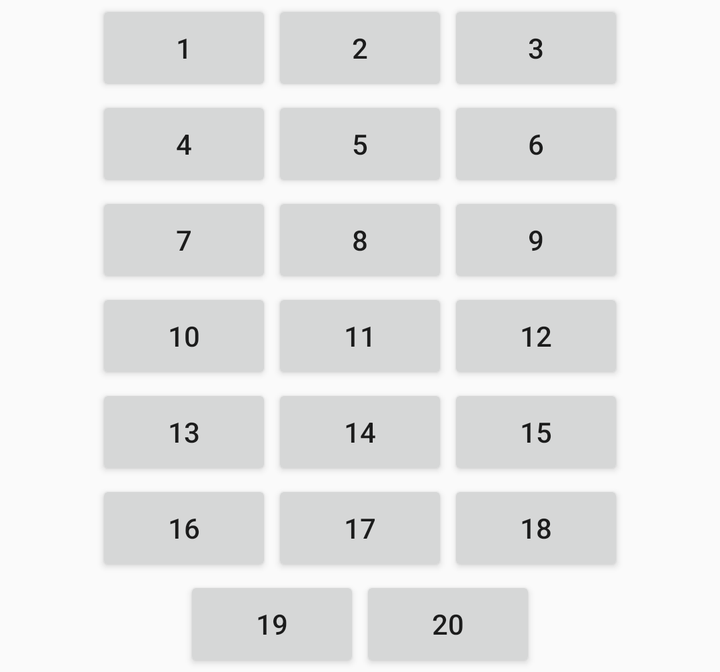
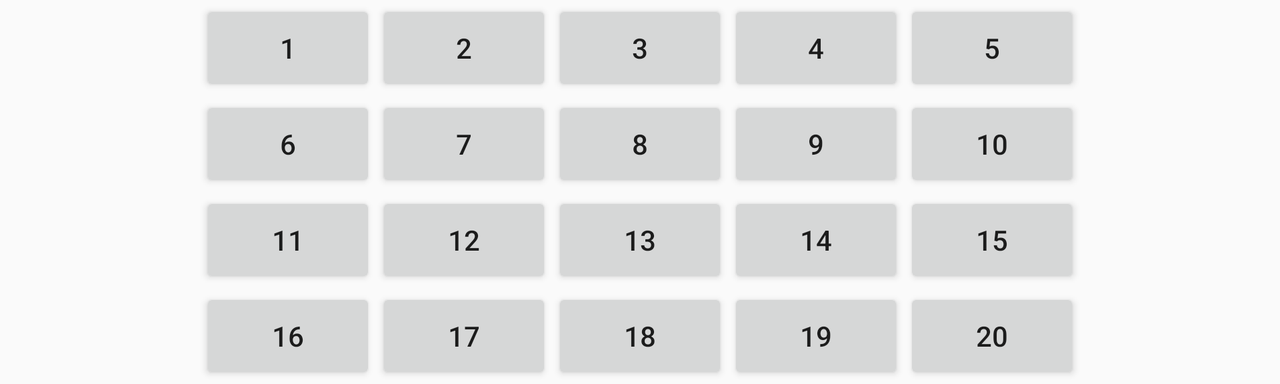

One screen, two layout resources from the same app: the default and the repository's alternative for another configuration. Each is rendered where Android would select it; the XML of both is given below.
<!-- AndroidManifest.xml: application theme AppTheme -->
<!-- res/layout/content_numbers.xml -->
<?xml version="1.0" encoding="utf-8"?>
<LinearLayout xmlns:android="http://schemas.android.com/apk/res/android"
    xmlns:app="http://schemas.android.com/apk/res-auto"
    xmlns:tools="http://schemas.android.com/tools"
    android:layout_width="match_parent"
    android:layout_height="wrap_content"
    android:padding="@dimen/activity_vertical_margin"
    android:orientation="vertical"
    app:layout_behavior="@string/appbar_scrolling_view_behavior"
    tools:context="net.ilvidel.secref.NumbersActivity"
    tools:showIn="@layout/activity_numbers">

    <LinearLayout
        android:gravity="center"
        android:layout_width="match_parent"
        android:layout_height="wrap_content">

        <Button
            android:layout_width="wrap_content"
            android:layout_height="wrap_content"
            android:text="1"
            android:id="@+id/button1"
            android:onClick="onButtonPress" />

        <Button
            android:layout_width="wrap_content"
            android:layout_height="wrap_content"
            android:text="2"
            android:id="@+id/button2"
            android:onClick="onButtonPress" />

        <Button
            android:layout_width="wrap_content"
            android:layout_height="wrap_content"
            android:text="3"
            android:id="@+id/button3"
            android:onClick="onButtonPress" />
    </LinearLayout>

    <LinearLayout
        android:gravity="center"
    android:layout_width="match_parent"
    android:layout_height="wrap_content">
        <Button
            android:layout_width="wrap_content"
            android:layout_height="wrap_content"
            android:text="4"
            android:id="@+id/button4"
            android:onClick="onButtonPress" />

        <Button
            android:layout_width="wrap_content"
            android:layout_height="wrap_content"
            android:text="5"
            android:id="@+id/button5"
            android:onClick="onButtonPress" />

        <Button
            android:layout_width="wrap_content"
            android:layout_height="wrap_content"
            android:text="6"
            android:id="@+id/button6"
            android:onClick="onButtonPress" />

    </LinearLayout>

    <LinearLayout
        android:gravity="center"
        android:layout_width="match_parent"
        android:layout_height="wrap_content">
        <Button
            android:layout_width="wrap_content"
            android:layout_height="wrap_content"
            android:text="7"
            android:id="@+id/button7"
            android:onClick="onButtonPress" />

        <Button
            android:layout_width="wrap_content"
            android:layout_height="wrap_content"
            android:text="8"
            android:id="@+id/button8"
            android:onClick="onButtonPress" />

        <Button
            android:layout_width="wrap_content"
            android:layout_height="wrap_content"
            android:text="9"
            android:id="@+id/button9"
            android:onClick="onButtonPress" />

    </LinearLayout>

    <LinearLayout
        android:gravity="center"
        android:layout_width="match_parent"
        android:layout_height="wrap_content">
        <Button
            android:layout_width="wrap_content"
            android:layout_height="wrap_content"
            android:text="10"
            android:id="@+id/button10"
            android:onClick="onButtonPress" />

        <Button
            android:layout_width="wrap_content"
            android:layout_height="wrap_content"
            android:text="11"
            android:id="@+id/button11"
            android:onClick="onButtonPress" />

        <Button
            android:layout_width="wrap_content"
            android:layout_height="wrap_content"
            android:text="12"
            android:id="@+id/button12"
            android:onClick="onButtonPress" />
    </LinearLayout>

    <LinearLayout
        android:gravity="center"
    android:layout_width="match_parent"
    android:layout_height="wrap_content">

        <Button
            android:layout_width="wrap_content"
            android:layout_height="wrap_content"
            android:text="13"
            android:id="@+id/button13"
            android:onClick="onButtonPress" />

        <Button
            android:layout_width="wrap_content"
            android:layout_height="wrap_content"
            android:text="14"
            android:id="@+id/button14"
            android:onClick="onButtonPress" />

        <Button
            android:layout_width="wrap_content"
            android:layout_height="wrap_content"
            android:text="15"
            android:id="@+id/button15"
            android:onClick="onButtonPress" />
    </LinearLayout>


    <LinearLayout
        android:gravity="center"
        android:layout_width="match_parent"
        android:layout_height="wrap_content">


        <Button
            android:layout_width="wrap_content"
            android:layout_height="wrap_content"
            android:text="16"
            android:id="@+id/button16"
            android:onClick="onButtonPress" />

        <Button
            android:layout_width="wrap_content"
            android:layout_height="wrap_content"
            android:text="17"
            android:id="@+id/button17"
            android:onClick="onButtonPress" />

        <Button
            android:layout_width="wrap_content"
            android:layout_height="wrap_content"
            android:text="18"
            android:id="@+id/button18"
            android:onClick="onButtonPress" />

    </LinearLayout>

    <LinearLayout
        android:gravity="center"
        android:layout_width="match_parent"
        android:layout_height="wrap_content">
        <Button
            android:layout_width="wrap_content"
            android:layout_height="wrap_content"
            android:text="19"
            android:id="@+id/button19"
            android:onClick="onButtonPress" />

        <Button
            android:layout_width="wrap_content"
            android:layout_height="wrap_content"
            android:text="20"
            android:id="@+id/button20"
            android:onClick="onButtonPress" />
    </LinearLayout>

</LinearLayout>
<!-- res/layout/activity_numbers.xml (included above) -->
<?xml version="1.0" encoding="utf-8"?>
<android.support.design.widget.CoordinatorLayout xmlns:android="http://schemas.android.com/apk/res/android"
    xmlns:app="http://schemas.android.com/apk/res-auto"
    xmlns:tools="http://schemas.android.com/tools"
    android:layout_width="match_parent"
    android:layout_height="match_parent"
    android:fitsSystemWindows="true"
    tools:context="net.ilvidel.secref.NumbersActivity">

    <android.support.design.widget.AppBarLayout
        android:layout_width="match_parent"
        android:layout_height="wrap_content"
        android:theme="@style/AppTheme.AppBarOverlay">

        <android.support.v7.widget.Toolbar
            android:id="@+id/toolbar"
            android:layout_width="match_parent"
            android:layout_height="?attr/actionBarSize"
            android:background="?attr/colorPrimary"
            app:popupTheme="@style/AppTheme.PopupOverlay" />

    </android.support.design.widget.AppBarLayout>

    <include layout="@layout/content_numbers" />

    

</android.support.design.widget.CoordinatorLayout>
<!-- resources referenced by this layout -->
<resources>
  <style name="AppTheme.AppBarOverlay" parent="ThemeOverlay.AppCompat.ActionBar" />
  <style name="AppTheme.PopupOverlay" parent="ThemeOverlay.AppCompat.Light" />
  <style name="AppTheme" parent="Theme.AppCompat.Light.DarkActionBar">
          
          <item name="colorPrimary">@color/colorPrimary</item>
          <item name="colorPrimaryDark">@color/colorPrimaryDark</item>
          <item name="colorAccent">@color/colorAccent</item>
      </style>
</resources>
<!-- res/layout-land/content_numbers.xml (the repository's variant of the layout above) -->
<!-- drawn on the phone turned sideways -->
<?xml version="1.0" encoding="utf-8"?>
<LinearLayout xmlns:android="http://schemas.android.com/apk/res/android"
    xmlns:app="http://schemas.android.com/apk/res-auto"
    xmlns:tools="http://schemas.android.com/tools"
    android:layout_width="match_parent"
    android:layout_height="wrap_content"
    android:padding="@dimen/activity_vertical_margin"
    android:orientation="vertical"
    app:layout_behavior="@string/appbar_scrolling_view_behavior"
    tools:context="net.ilvidel.secref.NumbersActivity"
    tools:showIn="@layout/activity_numbers">

    <LinearLayout
        android:gravity="center"
        android:layout_width="match_parent"
        android:layout_height="wrap_content">

        <Button
            android:layout_width="wrap_content"
            android:layout_height="wrap_content"
            android:text="1"
            android:id="@+id/button1"
            android:onClick="onButtonPress" />

        <Button
            android:layout_width="wrap_content"
            android:layout_height="wrap_content"
            android:text="2"
            android:id="@+id/button2"
            android:onClick="onButtonPress" />

        <Button
            android:layout_width="wrap_content"
            android:layout_height="wrap_content"
            android:text="3"
            android:id="@+id/button3"
            android:onClick="onButtonPress" />

        <Button
            android:layout_width="wrap_content"
            android:layout_height="wrap_content"
            android:text="4"
            android:id="@+id/button4"
            android:onClick="onButtonPress" />

        <Button
            android:layout_width="wrap_content"
            android:layout_height="wrap_content"
            android:text="5"
            android:id="@+id/button5"
            android:onClick="onButtonPress" />
    </LinearLayout>

    <LinearLayout
        android:gravity="center"
        android:layout_width="match_parent"
        android:layout_height="wrap_content">

        <Button
            android:layout_width="wrap_content"
            android:layout_height="wrap_content"
            android:text="6"
            android:id="@+id/button6"
            android:onClick="onButtonPress" />

        <Button
            android:layout_width="wrap_content"
            android:layout_height="wrap_content"
            android:text="7"
            android:id="@+id/button7"
            android:onClick="onButtonPress" />

        <Button
            android:layout_width="wrap_content"
            android:layout_height="wrap_content"
            android:text="8"
            android:id="@+id/button8"
            android:onClick="onButtonPress" />

        <Button
            android:layout_width="wrap_content"
            android:layout_height="wrap_content"
            android:text="9"
            android:id="@+id/button9"
            android:onClick="onButtonPress" />

        <Button
            android:layout_width="wrap_content"
            android:layout_height="wrap_content"
            android:text="10"
            android:id="@+id/button10"
            android:onClick="onButtonPress" />
    </LinearLayout>

    <LinearLayout
        android:gravity="center"
        android:layout_width="match_parent"
        android:layout_height="wrap_content">

        <Button
            android:layout_width="wrap_content"
            android:layout_height="wrap_content"
            android:text="11"
            android:id="@+id/button11"
            android:onClick="onButtonPress" />

        <Button
            android:layout_width="wrap_content"
            android:layout_height="wrap_content"
            android:text="12"
            android:id="@+id/button12"
            android:onClick="onButtonPress" />

        <Button
            android:layout_width="wrap_content"
            android:layout_height="wrap_content"
            android:text="13"
            android:id="@+id/button13"
            android:onClick="onButtonPress" />

        <Button
            android:layout_width="wrap_content"
            android:layout_height="wrap_content"
            android:text="14"
            android:id="@+id/button14"
            android:onClick="onButtonPress" />

        <Button
            android:layout_width="wrap_content"
            android:layout_height="wrap_content"
            android:text="15"
            android:id="@+id/button15"
            android:onClick="onButtonPress" />
    </LinearLayout>

    <LinearLayout
        android:gravity="center"
        android:layout_width="match_parent"
        android:layout_height="wrap_content">


        <Button
            android:layout_width="wrap_content"
            android:layout_height="wrap_content"
            android:text="16"
            android:id="@+id/button16"
            android:onClick="onButtonPress" />

        <Button
            android:layout_width="wrap_content"
            android:layout_height="wrap_content"
            android:text="17"
            android:id="@+id/button17"
            android:onClick="onButtonPress" />

        <Button
            android:layout_width="wrap_content"
            android:layout_height="wrap_content"
            android:text="18"
            android:id="@+id/button18"
            android:onClick="onButtonPress" />

        <Button
            android:layout_width="wrap_content"
            android:layout_height="wrap_content"
            android:text="19"
            android:id="@+id/button19"
            android:onClick="onButtonPress" />

        <Button
            android:layout_width="wrap_content"
            android:layout_height="wrap_content"
            android:text="20"
            android:id="@+id/button20"
            android:onClick="onButtonPress" />
    </LinearLayout>

</LinearLayout>
<!-- res/layout/content_numbers.xml (included above) -->
<?xml version="1.0" encoding="utf-8"?>
<LinearLayout xmlns:android="http://schemas.android.com/apk/res/android"
    xmlns:app="http://schemas.android.com/apk/res-auto"
    xmlns:tools="http://schemas.android.com/tools"
    android:layout_width="match_parent"
    android:layout_height="wrap_content"
    android:padding="@dimen/activity_vertical_margin"
    android:orientation="vertical"
    app:layout_behavior="@string/appbar_scrolling_view_behavior"
    tools:context="net.ilvidel.secref.NumbersActivity"
    tools:showIn="@layout/activity_numbers">

    <LinearLayout
        android:gravity="center"
        android:layout_width="match_parent"
        android:layout_height="wrap_content">

        <Button
            android:layout_width="wrap_content"
            android:layout_height="wrap_content"
            android:text="1"
            android:id="@+id/button1"
            android:onClick="onButtonPress" />

        <Button
            android:layout_width="wrap_content"
            android:layout_height="wrap_content"
            android:text="2"
            android:id="@+id/button2"
            android:onClick="onButtonPress" />

        <Button
            android:layout_width="wrap_content"
            android:layout_height="wrap_content"
            android:text="3"
            android:id="@+id/button3"
            android:onClick="onButtonPress" />
    </LinearLayout>

    <LinearLayout
        android:gravity="center"
    android:layout_width="match_parent"
    android:layout_height="wrap_content">
        <Button
            android:layout_width="wrap_content"
            android:layout_height="wrap_content"
            android:text="4"
            android:id="@+id/button4"
            android:onClick="onButtonPress" />

        <Button
            android:layout_width="wrap_content"
            android:layout_height="wrap_content"
            android:text="5"
            android:id="@+id/button5"
            android:onClick="onButtonPress" />

        <Button
            android:layout_width="wrap_content"
            android:layout_height="wrap_content"
            android:text="6"
            android:id="@+id/button6"
            android:onClick="onButtonPress" />

    </LinearLayout>

    <LinearLayout
        android:gravity="center"
        android:layout_width="match_parent"
        android:layout_height="wrap_content">
        <Button
            android:layout_width="wrap_content"
            android:layout_height="wrap_content"
            android:text="7"
            android:id="@+id/button7"
            android:onClick="onButtonPress" />

        <Button
            android:layout_width="wrap_content"
            android:layout_height="wrap_content"
            android:text="8"
            android:id="@+id/button8"
            android:onClick="onButtonPress" />

        <Button
            android:layout_width="wrap_content"
            android:layout_height="wrap_content"
            android:text="9"
            android:id="@+id/button9"
            android:onClick="onButtonPress" />

    </LinearLayout>

    <LinearLayout
        android:gravity="center"
        android:layout_width="match_parent"
        android:layout_height="wrap_content">
        <Button
            android:layout_width="wrap_content"
            android:layout_height="wrap_content"
            android:text="10"
            android:id="@+id/button10"
            android:onClick="onButtonPress" />

        <Button
            android:layout_width="wrap_content"
            android:layout_height="wrap_content"
            android:text="11"
            android:id="@+id/button11"
            android:onClick="onButtonPress" />

        <Button
            android:layout_width="wrap_content"
            android:layout_height="wrap_content"
            android:text="12"
            android:id="@+id/button12"
            android:onClick="onButtonPress" />
    </LinearLayout>

    <LinearLayout
        android:gravity="center"
    android:layout_width="match_parent"
    android:layout_height="wrap_content">

        <Button
            android:layout_width="wrap_content"
            android:layout_height="wrap_content"
            android:text="13"
            android:id="@+id/button13"
            android:onClick="onButtonPress" />

        <Button
            android:layout_width="wrap_content"
            android:layout_height="wrap_content"
            android:text="14"
            android:id="@+id/button14"
            android:onClick="onButtonPress" />

        <Button
            android:layout_width="wrap_content"
            android:layout_height="wrap_content"
            android:text="15"
            android:id="@+id/button15"
            android:onClick="onButtonPress" />
    </LinearLayout>


    <LinearLayout
        android:gravity="center"
        android:layout_width="match_parent"
        android:layout_height="wrap_content">


        <Button
            android:layout_width="wrap_content"
            android:layout_height="wrap_content"
            android:text="16"
            android:id="@+id/button16"
            android:onClick="onButtonPress" />

        <Button
            android:layout_width="wrap_content"
            android:layout_height="wrap_content"
            android:text="17"
            android:id="@+id/button17"
            android:onClick="onButtonPress" />

        <Button
            android:layout_width="wrap_content"
            android:layout_height="wrap_content"
            android:text="18"
            android:id="@+id/button18"
            android:onClick="onButtonPress" />

    </LinearLayout>

    <LinearLayout
        android:gravity="center"
        android:layout_width="match_parent"
        android:layout_height="wrap_content">
        <Button
            android:layout_width="wrap_content"
            android:layout_height="wrap_content"
            android:text="19"
            android:id="@+id/button19"
            android:onClick="onButtonPress" />

        <Button
            android:layout_width="wrap_content"
            android:layout_height="wrap_content"
            android:text="20"
            android:id="@+id/button20"
            android:onClick="onButtonPress" />
    </LinearLayout>

</LinearLayout>
